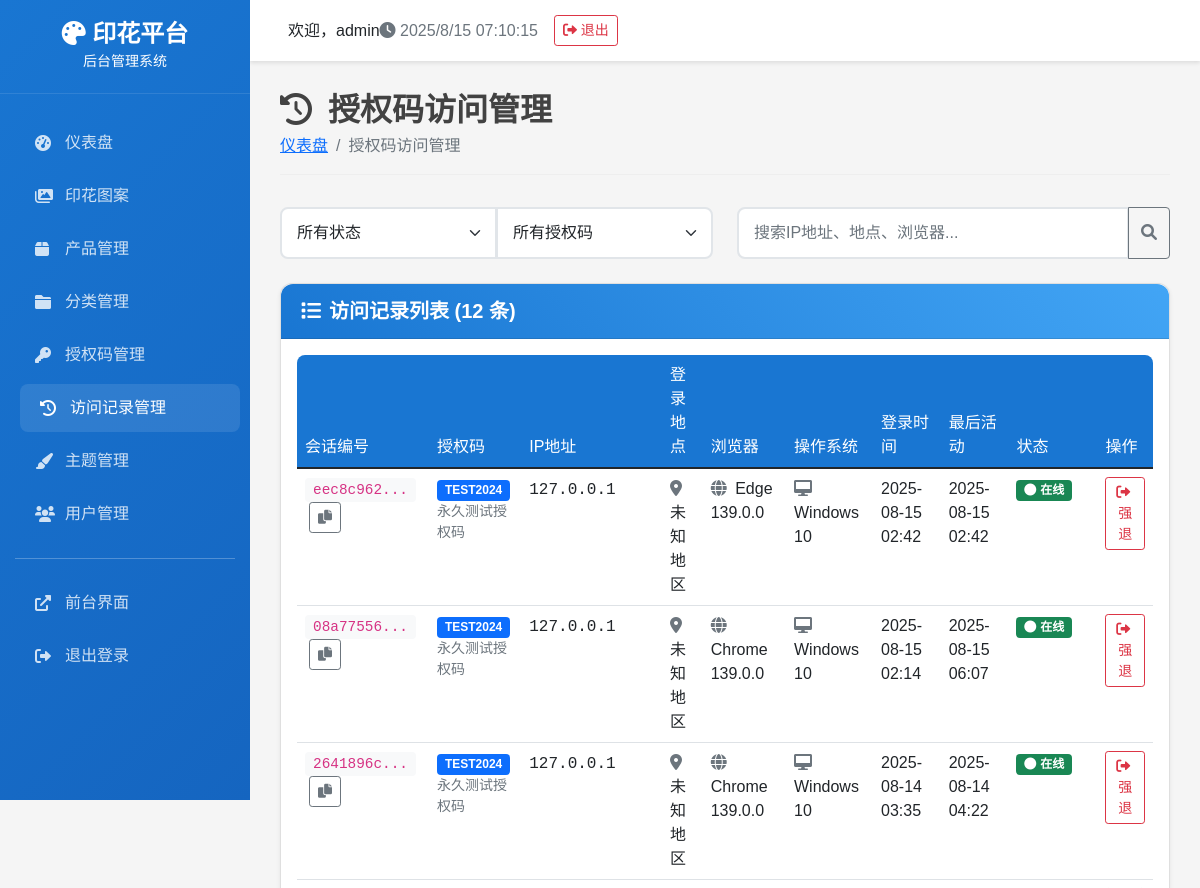
Before: /access-logs (signed in, upper part) with the older database file.
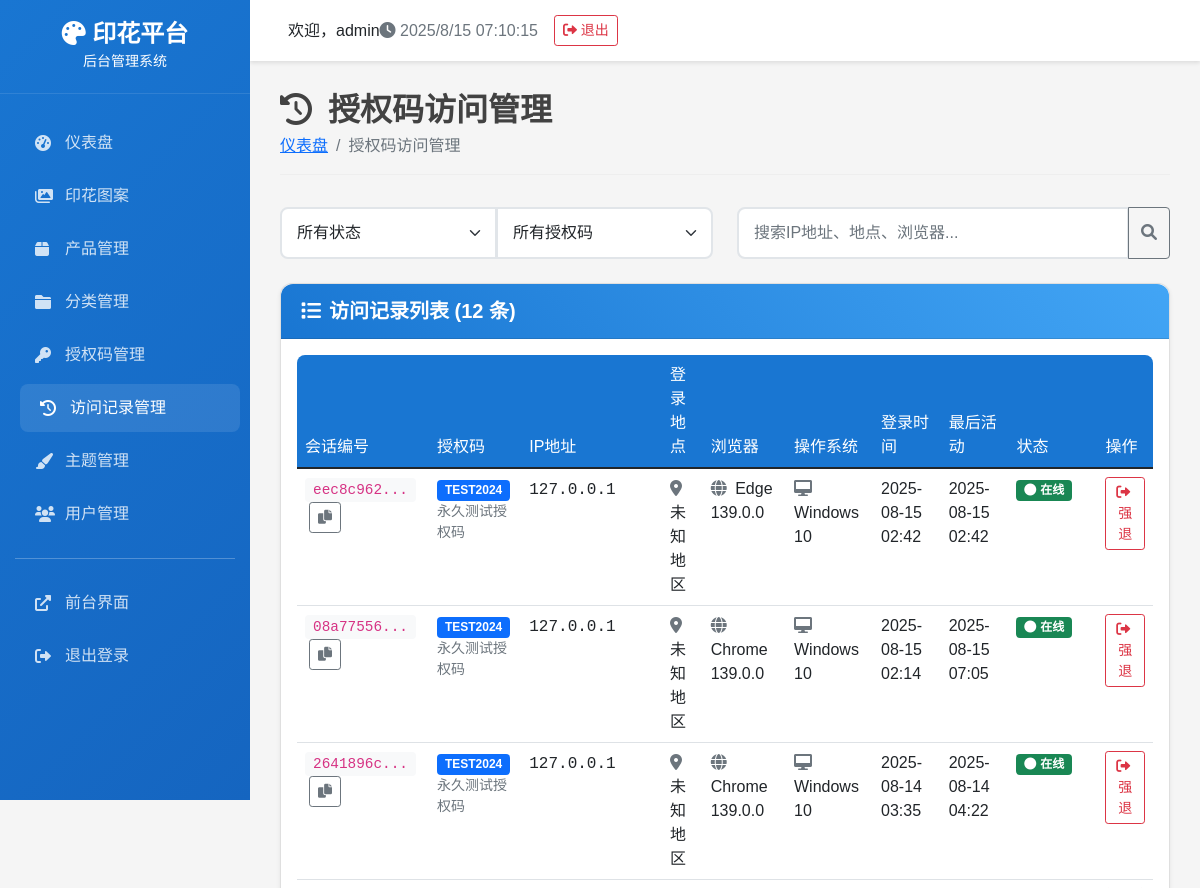
After: the same page with the newer database file.
### tables this page shows
CREATE TABLE access_logs (
        id INTEGER PRIMARY KEY AUTOINCREMENT,
        session_id TEXT NOT NULL,
        access_code TEXT NOT NULL,
        ip_address TEXT,
        location TEXT,
        browser TEXT,
        operating_system TEXT,
        login_time DATETIME DEFAULT CURRENT_TIMESTAMP,
        last_activity DATETIME DEFAULT CURRENT_TIMESTAMP,
        is_active BOOLEAN DEFAULT 1,
        logout_time DATETIME,
        FOREIGN KEY (access_code) REFERENCES access_codes (code)
    );

CREATE TABLE access_codes (
            id INTEGER PRIMARY KEY AUTOINCREMENT,
            code TEXT NOT NULL UNIQUE,
            description TEXT,
            start_date DATETIME,
            end_date DATETIME,
            is_active BOOLEAN DEFAULT 1,
            created_time DATETIME DEFAULT CURRENT_TIMESTAMP,
            usage_count INTEGER DEFAULT 0
        , expires_at DATETIME, max_uses INTEGER, used_count INTEGER DEFAULT 0);

### admin_app.py (the view)
    def decorated_function(*args, **kwargs):
        if 'admin_user_id' not in session:
            return redirect(url_for('login'))
        return f(*args, **kwargs)

### admin_app.py (called while the page is built)
def login_required(f):
    def decorated_function(*args, **kwargs):
        if 'admin_user_id' not in session:
            return redirect(url_for('login'))
        return f(*args, **kwargs)
    decorated_function.__name__ = f.__name__
    return decorated_function

@app.route('/access-logs')
@login_required
def access_logs():
    try:
        access_logs = DatabaseManager.get_access_logs() or []
    except Exception as e:
        print(f"获取访问记录失败: {e}")
        access_logs = []
    return render_template('admin/access_logs.html', access_logs=access_logs)

### backend/database.py (called while the page is built)
def get_db_connection():
    conn = sqlite3.connect(DATABASE_PATH)
    conn.row_factory = sqlite3.Row
    return conn

    @staticmethod
    def execute_query(query: str, params: tuple = ()) -> List[Dict[str, Any]]:
        conn = get_db_connection()
        cursor = conn.cursor()
        cursor.execute(query, params)
        results = [dict(row) for row in cursor.fetchall()]
        conn.close()
        return results

### templates/admin/access_logs.html (shortened to what the changed rows need)
{% extends "admin/base.html" %}
{% block content %}
<div class="page-header">
    <h1><i class="fas fa-history me-3"></i>授权码访问管理</h1>
</div>
<div class="card">
    <div class="card-body">
        {% if access_logs %}
        <div class="table-responsive">
            <table class="table table-hover">
                <thead>
                    <tr>
                        <th>会话编号</th>
                        <th>授权码</th>
                        <th>IP地址</th>
                        <th>登录地点</th>
                        <th>浏览器</th>
                        <th>操作系统</th>
                        <th>登录时间</th>
                        <th>最后活动</th>
                        <th>状态</th>
                        <th>操作</th>
                    </tr>
                </thead>
                <tbody id="logsTable">
                    {% for log in access_logs %}
                    <tr class="log-item" data-code="{{ log.access_code|lower }}" data-status="{{ log.is_active }}" data-search="{{ (log.ip_address + ' ' + log.location + ' ' + log.browser + ' ' + log.operating_system)|lower }}">
                        <td>
                            <code class="bg-light px-2 py-1 rounded">{{ log.session_id[:8] }}...</code>
                            <button class="btn btn-sm btn-outline-secondary ms-1" onclick="copyToClipboard('{{ log.session_id }}')">
                                <i class="fas fa-copy"></i>
                            </button>
                        </td>
                        <td>
                            <span class="badge bg-primary">{{ log.access_code }}</span>
                            {% if log.code_description %}
                                <small class="text-muted d-block">{{ log.code_description }}</small>
                            {% endif %}
                        </td>
                        <td>
                            <span class="text-monospace">{{ log.ip_address or '未知' }}</span>
                        </td>
                        <td>
                            <i class="fas fa-map-marker-alt text-muted me-1"></i>
                            {{ log.location or '未知地区' }}
                        </td>
                        <td>
                            <i class="fas fa-globe text-muted me-1"></i>
                            {{ log.browser or '未知浏览器' }}
                        </td>
                        <td>
                            <i class="fas fa-desktop text-muted me-1"></i>
                            {{ log.operating_system or '未知系统' }}
                        </td>
                        <td>
                            {% if log.login_time %}
                                {% if log.login_time is string %}
                                    {{ log.login_time[:16] }}
                                {% else %}
                                    {{ log.login_time.strftime('%Y-%m-%d %H:%M') }}
                                {% endif %}
                            {% else %}
                                未知
                            {% endif %}
                        </td>
                        <td>
                            {% if log.last_activity %}
                                {% if log.last_activity is string %}
                                    {{ log.last_activity[:16] }}
                                {% else %}
                                    {{ log.last_activity.strftime('%Y-%m-%d %H:%M') }}
                                {% endif %}
                            {% else %}
                                未知
                            {% endif %}
                        </td>
                        <td>
                            {% if log.is_active %}
                                <span class="badge bg-success">
                                    <i class="fas fa-circle me-1"></i>在线
                                </span>
                            {% endif %}
                        </td>
                        <td>
                            {% if log.is_active %}
                                <button class="btn btn-sm btn-outline-danger" onclick="forceLogout({{ log.id }})">
                                    <i class="fas fa-sign-out-alt me-1"></i>强退
                                </button>
                            {% else %}
                                <span class="text-muted">已离线</span>
                            {% endif %}
                        </td>
                    </tr>
                    {% endfor %}
                </tbody>
            </table>
        </div>
        {% else %}
        <div class="text-center py-5">
            <i class="fas fa-history fa-3x text-muted mb-3"></i>
            <h5 class="text-muted">暂无访问记录</h5>
            <p class="text-muted">当用户通过授权码登录时，访问记录将显示在这里</p>
        </div>
        {% endif %}
    </div>
</div>
{% endblock %}

Changed rows visible on the page:
changed access_logs (number 2 of 3 on the later page): last_activity "2025-08-15 06:07" → "2025-08-15 07:05"
